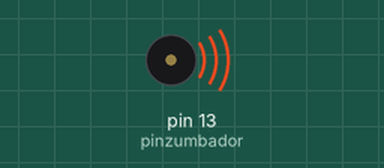
This sketch was run on a simulated Arduino Uno, built with avr-gcc and run on an emulated ATmega328P. On the bench: buzzer (waves = sounding).

Above: at 1.0 s.
At 5.5 s:
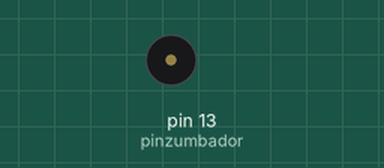
Timing chart, 0 to 6.9 s (numbered marks = the images above):
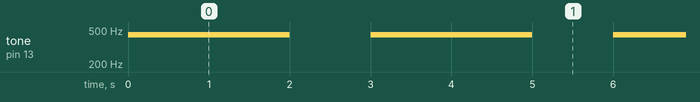

The sketch:

codigo.ino
```cpp
int pinzumbador = 13;
int frecuencia = 440;

void setup() {
  // put your setup code here, to run once:

}

void loop() {
  // put your main code here, to run repeatedly:
  tone(pinzumbador,frecuencia);
  delay(2000);
  noTone(pinzumbador);
  delay(1000);
}
```

Measured:
- by itself, tone on pin 13 (pinzumbador): alternates 440 Hz for 2.0 s and silent for 1.0 s
